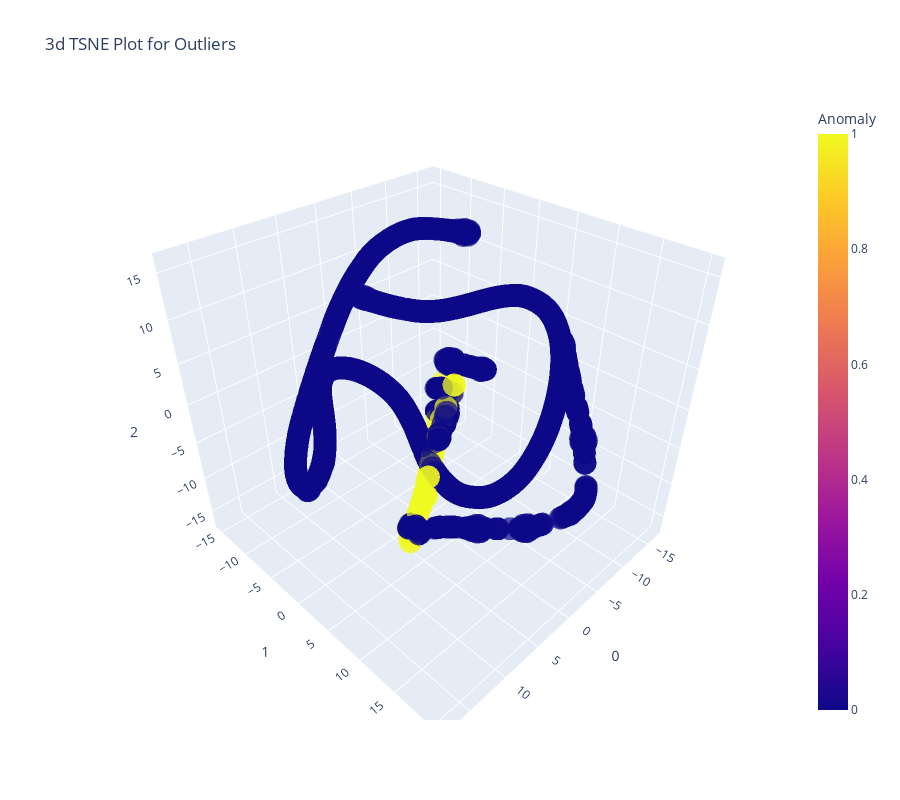

Here is the notebook cell this chart was saved with:
### Code cell
plot_model(knn)

### Figure 1 — Plotly figure (JSON) as saved in the notebook; plotly's stock layout.template omitted (floating-point values rounded to 4 significant figures; data arrays with more than 128 entries replaced by an {"elided": "..."} marker saying what was removed)
{"data": [{"customdata": {"elided": "1440x1 str values"}, "hovertemplate": "0=%{x}<br>1=%{y}<br>2=%{z}<br>Feature=%{customdata[0]}<br>Anomaly=%{marker.color}<extra></extra>", "legendgroup": "", "marker": {"color": {"elided": "1440 int values"}, "coloraxis": "coloraxis", "opacity": 0.7, "symbol": "circle"}, "mode": "markers", "name": "", "scene": "scene", "showlegend": false, "type": "scatter3d", "x": {"elided": "1440 float values"}, "y": {"elided": "1440 float values"}, "z": {"elided": "1440 float values"}}], "layout": {"coloraxis": {"colorbar": {"title": {"text": "Anomaly"}}, "colorscale": [[0, "#0d0887"], [0.1111, "#46039f"], [0.2222, "#7201a8"], [0.3333, "#9c179e"], [0.4444, "#bd3786"], [0.5556, "#d8576b"], [0.6667, "#ed7953"], [0.7778, "#fb9f3a"], [0.8889, "#fdca26"], [1, "#f0f921"]]}, "height": 800, "legend": {"tracegroupgap": 0}, "scene": {"domain": {"x": [0, 1], "y": [0, 1]}, "xaxis": {"title": {"text": "0"}}, "yaxis": {"title": {"text": "1"}}, "zaxis": {"title": {"text": "2"}}}, "title": {"text": "3d TSNE Plot for Outliers"}, "width": 900}}
